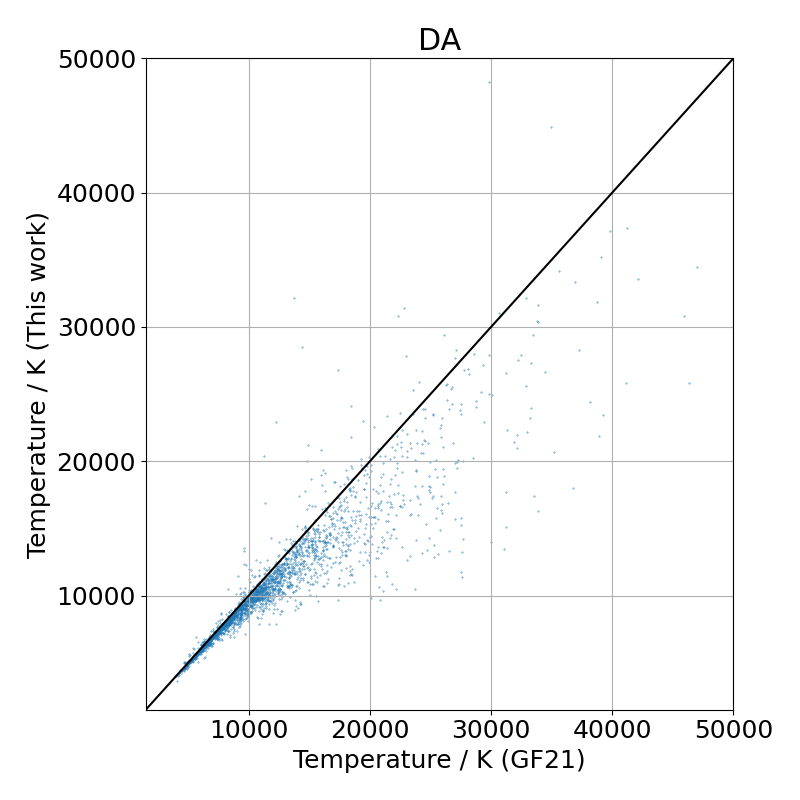

Generate this figure with Python:
from astropy.io import fits
import copy
import gc
from matplotlib import pyplot as plt
from mpi4py import MPI
import numpy as np
import sys

from WDPhotTools.fitter import WDfitter
from WDPhotTools.reddening import reddening_vector_interpolated


n_parts = int(sys.argv[1])

comm = MPI.COMM_WORLD
my_rank = comm.Get_rank()

reddening = reddening_vector_interpolated(kind="cubic")
wave_GBR = np.array(
    (
        5822.39,
        5035.75,
        7619.96,
    )
)


if my_rank == 0:

    # data = fits.open('GaiaEDR3_WD_SDSSspec.FITS')
    data = fits.open("gaiaedr3_wd_main.fits.gz")

    G3 = copy.deepcopy(data[1].data["phot_g_mean_mag_corrected"])
    G3_error = copy.deepcopy(data[1].data["phot_g_mean_mag_error_corrected"])
    G3_BP = copy.deepcopy(data[1].data["phot_bp_mean_mag"])
    G3_BP_error = copy.deepcopy(data[1].data["phot_bp_mean_mag_error"])
    G3_RP = copy.deepcopy(data[1].data["phot_rp_mean_mag"])
    G3_RP_error = copy.deepcopy(data[1].data["phot_rp_mean_mag_error"])

    Av = copy.deepcopy(data[1].data["meanAV"])

    teff_H_GF21 = copy.deepcopy(data[1].data["teff_H"])

    distance = 1.0 / copy.deepcopy(
        (data[1].data["parallax"] + data[1].data["ZP_CORRECTION"]) / 1000.0
    )
    distance_error = distance**2.0 * copy.deepcopy(
        data[1].data["parallax_error"] / 1000.0
    )

    del data
    gc.collect()

else:

    G3 = None
    G3_error = None
    G3_BP = None
    G3_BP_error = None
    G3_RP = None
    G3_RP_error = None
    Av = None
    teff_H_GF21 = None
    distance = None
    distance_error = None

G3 = comm.bcast(G3, root=0)
G3_error = comm.bcast(G3_error, root=0)
G3_BP = comm.bcast(G3_BP, root=0)
G3_BP_error = comm.bcast(G3_BP_error, root=0)
G3_RP = comm.bcast(G3_RP, root=0)
G3_RP_error = comm.bcast(G3_RP_error, root=0)
Av = comm.bcast(Av, root=0)
teff_H_GF21 = comm.bcast(teff_H_GF21, root=0)
distance = comm.bcast(distance, root=0)
distance_error = comm.bcast(distance_error, root=0)

n_data = len(G3)

ith_by_rank = range(my_rank, n_data, n_parts)


ftr = WDfitter()
output = []

teff_h = np.zeros(n_data)
mbol_h = np.zeros(n_data)
logg_h = np.zeros(n_data)
chi2_h = np.zeros(n_data)
teff_he = np.zeros(n_data)
mbol_he = np.zeros(n_data)
logg_he = np.zeros(n_data)
chi2_he = np.zeros(n_data)

for i in range(ith_by_rank):

    sys.stdout.write("{} of {}".format(i + 1, n_data))
    ebv = Av[i] / reddening(wave_GBR, 3.1)
    ftr.fit(
        filters=["G3", "G3_BP", "G3_RP"],
        mags=[G3[i], G3_BP[i], G3_RP[i]],
        mag_errors=[G3_error[i], G3_BP_error[i], G3_RP_error[i]],
        independent=["Teff", "logg"],
        atmosphere_interpolator="CT",
        reuse_interpolator=False,
        distance=distance[i],
        distance_err=distance_error[i],
        extinction_convolved=False,
        Rv=3.1,
        ebv=ebv,
        initial_guess=[10000.0, 8.0],
    )
    sys.stdout.write("GF21: {} K".format(teff_H_GF21[i]))
    sys.stdout.write(
        "This work: {} K".format(ftr.best_fit_params["H"]["Teff"])
    )
    teff_h[i] = ftr.best_fit_params["H"]["Teff"]
    mbol_h[i] = ftr.best_fit_params["H"]["Mbol"]
    logg_h[i] = ftr.best_fit_params["H"]["logg"]
    chi2_h[i] = ftr.best_fit_params["H"]["chi2"]
    teff_he[i] = ftr.best_fit_params["He"]["Teff"]
    mbol_he[i] = ftr.best_fit_params["He"]["Mbol"]
    logg_he[i] = ftr.best_fit_params["He"]["logg"]
    chi2_he[i] = ftr.best_fit_params["He"]["chi2"]

comm.Reduce([teff_h, MPI.DOUBLE], [teff_h, MPI.DOUBLE], op=MPI.SUM, root=0)
comm.Reduce([mbol_h, MPI.DOUBLE], [mbol_h, MPI.DOUBLE], op=MPI.SUM, root=0)
comm.Reduce([logg_h, MPI.DOUBLE], [logg_h, MPI.DOUBLE], op=MPI.SUM, root=0)
comm.Reduce([chi2_h, MPI.DOUBLE], [chi2_h, MPI.DOUBLE], op=MPI.SUM, root=0)

comm.Reduce([teff_he, MPI.DOUBLE], [teff_he, MPI.DOUBLE], op=MPI.SUM, root=0)
comm.Reduce([mbol_he, MPI.DOUBLE], [mbol_he, MPI.DOUBLE], op=MPI.SUM, root=0)
comm.Reduce([logg_he, MPI.DOUBLE], [logg_he, MPI.DOUBLE], op=MPI.SUM, root=0)
comm.Reduce([chi2_he, MPI.DOUBLE], [chi2_he, MPI.DOUBLE], op=MPI.SUM, root=0)


if my_rank == 0:

    np.save("compare_fusillo_edr3_teff_h_interpolated", teff_h)
    np.save("compare_fusillo_edr3_logg_h_interpolated", logg_h)
    np.save("compare_fusillo_edr3_teff_he_interpolated", teff_he)
    np.save("compare_fusillo_edr3_logg_he_interpolated", logg_he)

    plt.figure(1, figsize=(8, 8))
    plt.clf()
    plt.scatter(teff_H_GF21, teff_h, s=0.1)
    plt.plot([0, 1e6], [0, 1e6], c="k")
    plt.xlim(1500, 50000)
    plt.ylim(1500, 50000)
    plt.xlabel("Temperature / K (GF21)")
    plt.ylabel("Temperature / K (This work)")
    plt.title("DA")
    plt.grid()
    plt.tight_layout()
    plt.savefig("compare_fusillo_edr3_interpolated.png")
    plt.savefig("compare_fusillo_edr3_interpolated.pdf")
